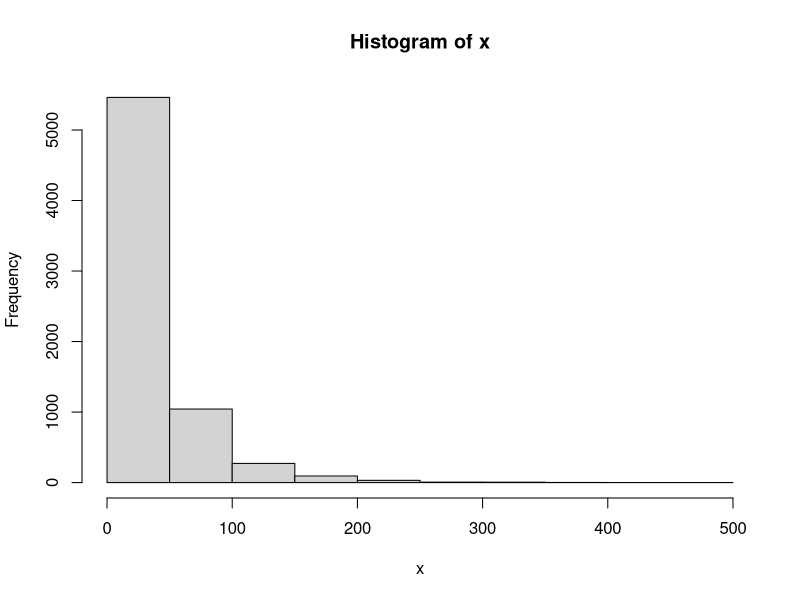
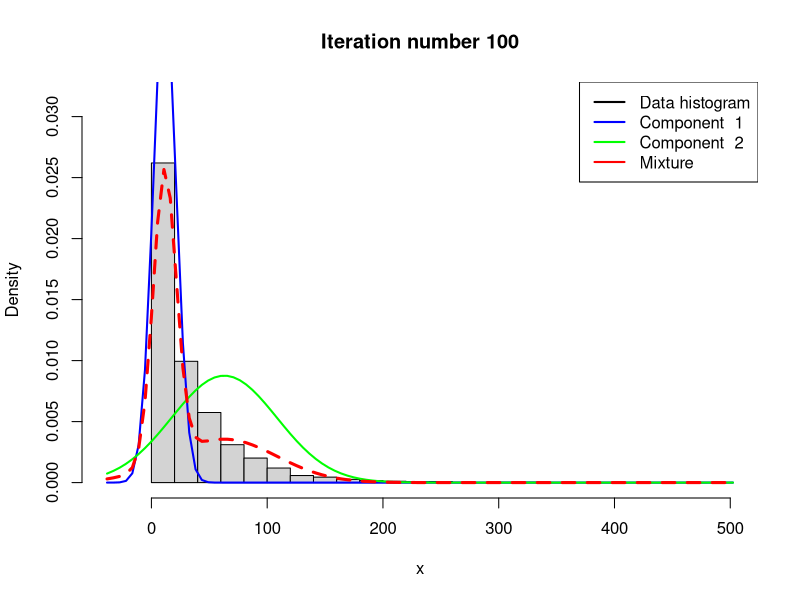
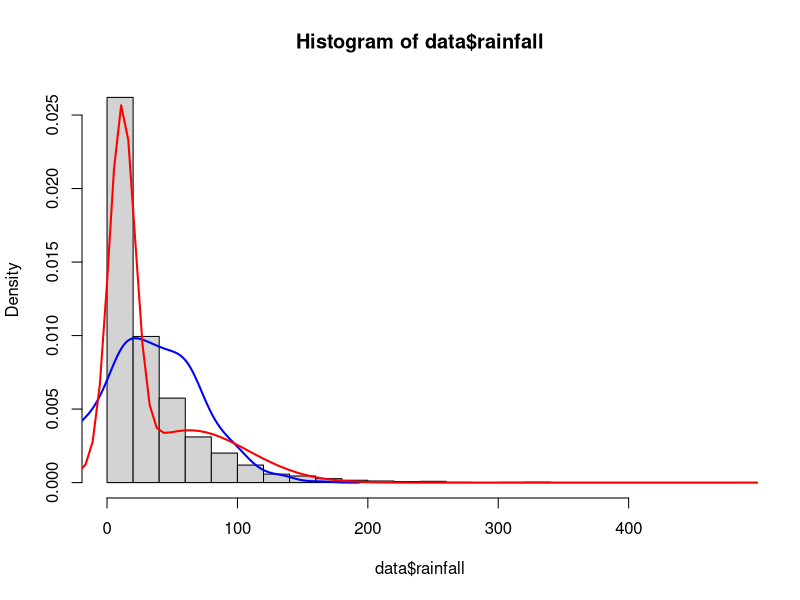

Source code (R) for these figures, in order:
## ---- chunk 1
knitr::opts_chunk$set(echo=FALSE, eval=TRUE)
## ---- chunk 2
# R version
RNGversion('3.5.1')

# libraries
## ---- chunk 3

#### 1.a
data = read.table('rainfall.dat', col.names = 'rainfall')

#### (i)

n = length(data$rainfall)
avg = mean(data$rainfall)

#prior setup
mu_0 = 30 #mu prior from prior knowledge, or looking at the data if there is no knowledge
tau2_0 = 100 #var(mu_0) high, because we have no prior knowledge
sigma2_0 = var(data$rainfall) # should use var(data$rainfall for best guess)
nu_0 = 4 #df, small, because we have no prior knowledge

# scaled-inverse chi-square simulator (from lab1 and from NormalMixtureGibbs.R)
rScaledInvChi2 <- function(n, df, scale){
  return((df*scale)/rchisq(n,df=df))
}

# Gibbs sampling
steps = 1000
gibbsDraws <- matrix(0,steps+1,2) #1st column: mu, 2nd column: sigma2
gibbsDraws[1,1] = mu_0
gibbsDraws[1,2] = sigma2_0

# Seed
set.seed(1234567890)
for (i in 1:steps) {
  #simulate mu from conditional posterior (normal)
  w = (n/gibbsDraws[i,2])/(n/gibbsDraws[i,2] + 1/tau2_0)
  mu_n = w * avg + (1-w) * mu_0
  tau2_n = 1 / (n/gibbsDraws[i,2] + 1/tau2_0)
  
  #update mu
  gibbsDraws[i+1,1] = rnorm(1, mu_n, sqrt(tau2_n))
  
  #simulate sigma2 from conditional posterior (inv-chisq)
  nu_n = nu_0 + n
  scale = (nu_0 * sigma2_0 + sum((data$rainfall - gibbsDraws[i+1,1])^2)) / (n + nu_0)
  
  #update sigma2
  gibbsDraws[i+1,2] = rScaledInvChi2(1, nu_n, scale)
}
## ---- chunk 4
#### (ii)
#Plot Markov chains and cumulative mean plots
cum_mean = numeric(steps + 1)
cum_var = numeric(steps + 1)
for (i in 1:(steps+1)) {
  cum_mean[i] = mean(gibbsDraws[1:i,1])
  cum_var[i] = mean(gibbsDraws[1:i,2])
}
## ---- chunk 5
# result: mean of all posterior draws
burn_in_mu = 10
burn_in_sigma2 = 10
mu_gibbs = mean(gibbsDraws[burn_in_mu:length(gibbsDraws[,1]),1]) #32.28486
sigma2_gibbs = mean(gibbsDraws[burn_in_sigma2:length(gibbsDraws[,2]),2]) #1546.152
## ---- chunk 6
#### 1.b

#mixture model (normals)
# Code from NormalMixtureGibbs.R (by Mattias Villani)

# Estimating a simple mixture of normals
# Author: Mattias Villani, IDA, Linkoping University. http://mattiasvillani.com

##########    BEGIN USER INPUT #################
# Data options
x <- as.matrix(data$rainfall)

# Model options
nComp <- 2    # Number of mixture components

# Prior options
alpha <- 10*rep(1,nComp) # Dirichlet(alpha)
muPrior <- rep(30,nComp) # Prior mean of mu
tau2Prior <- rep(100,nComp) # Prior std of mu: high, because we have no prior knowledge
sigma2_0 <- rep(var(x),nComp) # s20 (best guess of sigma2)
nu0 <- rep(4,nComp) # degrees of freedom for prior on sigma2: small, because we have no prior knowledge

# MCMC options
nIter <- 100 # Number of Gibbs sampling draws

# Plotting options
plotFit <- TRUE
lineColors <- c("blue", "green", "magenta", 'yellow')
sleepTime <- 0.1 # Adding sleep time between iterations for plotting
################   END USER INPUT ###############

###### Defining a function that simulates from the 
rScaledInvChi2 <- function(n, df, scale){
  return((df*scale)/rchisq(n,df=df))
}

####### Defining a function that simulates from a Dirichlet distribution
rDirichlet <- function(param){
  nCat <- length(param)
  piDraws <- matrix(NA,nCat,1)
  for (j in 1:nCat){
    piDraws[j] <- rgamma(1,param[j],1)
  }
  piDraws = piDraws/sum(piDraws) # Diving every column of piDraws by the sum of the elements in that column.
  return(piDraws)
}

# Simple function that converts between two different representations of the mixture allocation
S2alloc <- function(S){
  n <- dim(S)[1]
  alloc <- rep(0,n)
  for (i in 1:n){
    alloc[i] <- which(S[i,] == 1)
  }
  return(alloc)
}
# Seed
set.seed(1234567890)

# Initial value for the MCMC
nObs <- length(x)
S <- t(rmultinom(nObs, size = 1 , prob = rep(1/nComp,nComp))) # nObs-by-nComp matrix with component allocations.
mu <- quantile(x, probs = seq(0,1,length = nComp))
sigma2 <- rep(var(x),nComp)
probObsInComp <- rep(NA, nComp)

# Setting up the plot
xGrid <- seq(min(x)-1*apply(x,2,sd),max(x)+1*apply(x,2,sd),length = 100)
xGridMin <- min(xGrid)
xGridMax <- max(xGrid)
mixDensMean <- rep(0,length(xGrid))
effIterCount <- 0
ylim <- c(0,2*max(hist(x)$density))


for (k in 1:nIter){
  #message(paste('Iteration number:',k))
  alloc <- S2alloc(S) # Just a function that converts between different representations of the group allocations
  nAlloc <- colSums(S)
  #print(nAlloc)
  # Update components probabilities
  pi <- rDirichlet(alpha + nAlloc)
  
  # Update mu's
  for (j in 1:nComp){
    precPrior <- 1/tau2Prior[j]
    precData <- nAlloc[j]/sigma2[j]
    precPost <- precPrior + precData
    wPrior <- precPrior/precPost
    muPost <- wPrior*muPrior + (1-wPrior)*mean(x[alloc == j])
    tau2Post <- 1/precPost
    mu[j] <- rnorm(1, mean = muPost, sd = sqrt(tau2Post))
  }
  
  # Update sigma2's
  for (j in 1:nComp){
    sigma2[j] <- rScaledInvChi2(1, df = nu0[j] + nAlloc[j], scale = (nu0[j]*sigma2_0[j] + sum((x[alloc == j] - mu[j])^2))/(nu0[j] + nAlloc[j]))
  }
  
  # Update allocation
  for (i in 1:nObs){
    for (j in 1:nComp){
      probObsInComp[j] <- pi[j]*dnorm(x[i], mean = mu[j], sd = sqrt(sigma2[j]))
    }
    S[i,] <- t(rmultinom(1, size = 1 , prob = probObsInComp/sum(probObsInComp)))
  }
  
  # Printing the fitted density against data histogram
  if (k == nIter) {
    if (plotFit && (k%%1 ==0)){
    effIterCount <- effIterCount + 1
    hist(x, breaks = 20, freq = FALSE, xlim = c(xGridMin,xGridMax), main = paste("Iteration number",k), ylim = ylim)
    mixDens <- rep(0,length(xGrid))
    components <- c()
    for (j in 1:nComp){
      compDens <- dnorm(xGrid,mu[j],sd = sqrt(sigma2[j]))
      mixDens <- mixDens + pi[j]*compDens
      lines(xGrid, compDens, type = "l", lwd = 2, col = lineColors[j])
      components[j] <- paste("Component ",j)
    }
    mixDensMean <- ((effIterCount-1)*mixDensMean + mixDens)/effIterCount
    
    lines(xGrid, mixDens, type = "l", lty = 2, lwd = 3, col = 'red')
    legend("topright", box.lty = 1, legend = c("Data histogram",components, 'Mixture'), 
    col = c("black",lineColors[1:nComp], 'red'), lwd = 2)
    #Sys.sleep(sleepTime)
  }
  }
  
  
}

# hist(x, breaks = 20, freq = FALSE, xlim = c(xGridMin,xGridMax), main = "Final fitted density")
# lines(xGrid, mixDensMean, type = "l", lwd = 2, lty = 4, col = "red")
# lines(xGrid, dnorm(xGrid, mean = mean(x), sd = apply(x,2,sd)), type = "l", lwd = 2, col = "blue")
# legend("topright", box.lty = 1, legend = c("Data histogram","Mixture density","Normal density"), col=c("black","red","blue"), lwd = 2)

#########################    End of code from Mattias Villani    ##############################################
## ---- chunk 7
#### c

#histogram of data
hist(data$rainfall, freq = F, breaks = 30)

#normal density from a)
norm_gibbs = rnorm(1000, mean = mu_gibbs, sd = sqrt(sigma2_gibbs))
lines(density(norm_gibbs), col = 'blue', lwd = 2)

#mixture of normals from b)
lines(xGrid, mixDensMean, type = "l", lwd = 2, col = "red")
